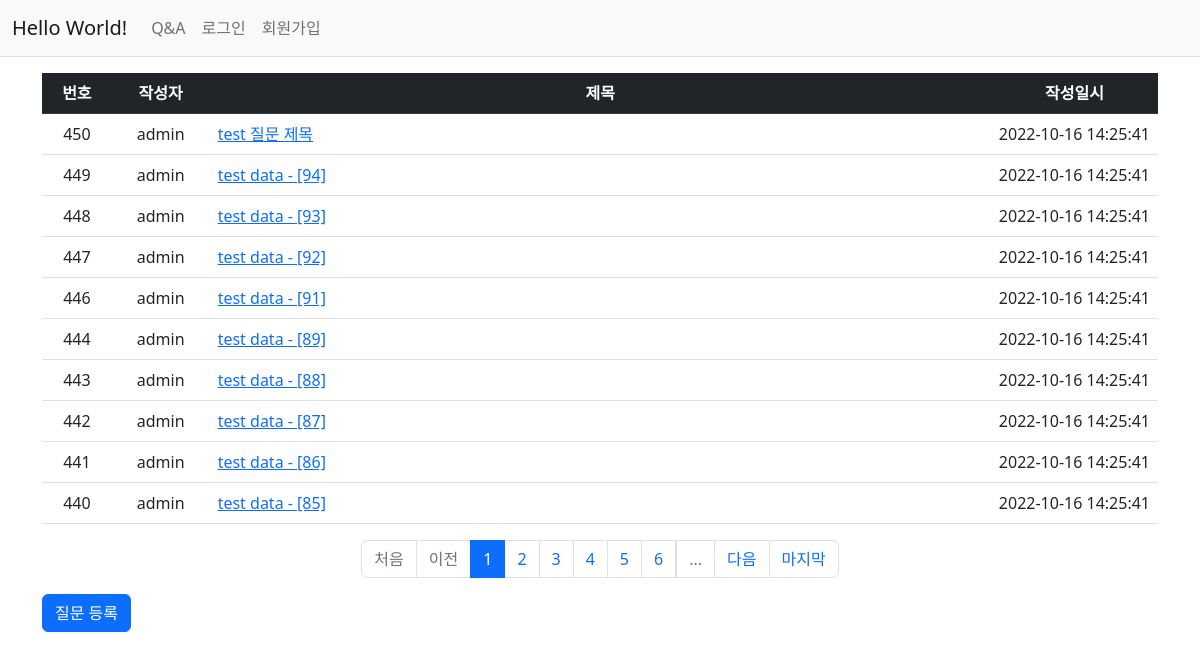
The app's page /board_qna/ with its own data.
### board_qna/models.py (models this page shows, shortened)
class Question(models.Model):
    user = models.ForeignKey(User, on_delete=models.SET_NULL, null=True, related_name='question_user')
    subject = models.CharField(max_length=200)
    content = models.TextField()
    date_create = models.DateTimeField()
    date_modify = models.DateTimeField(null=True, blank=True)  # null is for DB, blank is for validation
    voter = models.ManyToManyField(User, related_name='question_voter')

### board_qna/views/base.py (the view)
# urls.py: path('', base.index, name='index'),  # name parameter is to set name of url variable for template
def index(request):
    page = request.GET.get(key='page', default='1')  # get value of 'page' from HTTP Request
    question_list = Question.objects.order_by('-id')  # order by id desc
    paginator = Paginator(object_list=question_list, per_page=10)  # number of object per page
    page_obj = paginator.get_page(number=page)  # page to return
    total_pages = paginator.num_pages  # get number of total pages
    context = {'question_list': page_obj, 'total_pages': total_pages}  # total_page is for template filter
    return render(request=request, template_name='board_qna/question_list.html', context=context)

### board_qna/templatetags/board_qna_filter.py (called while the page is built)
@register.filter(name='sub')
def sub(value, arg):
    return value - arg

### templates/board_qna/question_list.html (shortened to what this page needs)
{% extends 'base.html' %}
{% load board_qna_filter %}
{% block content %}
<div class="container my-3 text-nowrap">
  <table class="table">
    <thead>
    <tr class="table-dark text-center" >
      <th>번호</th>
      <th>작성자</th>
      <th>제목</th>
      <th>작성일시</th>
    </tr>
    </thead>
    <tbody>
    {% if question_list %}
      {% for question in question_list %}
        <tr>
          <td class="text-center">{{ question.id }}</td>
          <td class="text-center">{{ question.user }}</td>
          <td width="70%">
            <a href="{% url 'board_qna:detail' question.id %}">{{ question.subject }}</a>
          </td>
          <td class="text-center" width="5%">{{ question.date_create|date:'Y-m-d H:i:s' }}</td>
        </tr>
      {% endfor %}
    {% else %}
      <tr>
        <td colspan="3">질문이 없습니다.</td>
      </tr>
    {% endif %}
    </tbody>
  </table>
  <ul class="pagination justify-content-center">
    {% if question_list.has_previous %}
      <li class="page-item">
        <a class="page-link" href="?page={{ question_list. }}">처음</a>
      </li>
    {% else %}
      <li class="page-item disabled">
        <a class="page-link" tabindex="-1" aria-disabled="true" href="#">처음</a>
      </li>
    {% endif %}
    {% if question_list.has_previous %}
      <li class="page-item">
        <a class="page-link" href="?page={{ question_list.previous_page_number }}">이전</a>
      </li>
    {% else %}
      <li class="page-item disabled">
        <a class="page-link" tabindex="-1" aria-disabled="true" href="#">이전</a>
      </li>
    {% endif %}
    {% for page_number in question_list.paginator.page_range %}
      {% if page_number >= question_list.number|add:-5 and page_number <= question_list.number|add:5 %}
        {% if page_number == question_list.number %}
          <li class="page-item active" aria-current="page">
            <a class="page-link" href="?page={{ page_number }}">{{ page_number }}</a>
          </li>
        {% else %}
          <li class="page-item">
            <a class="page-link" href="?page={{ page_number }}">{{ page_number }}</a>
          </li>
        {% endif %}
      {% endif %}
    {% endfor %}
    {% if total_pages|sub:question_list.number > 5 %}
      <li class="page-item page-link disabled">...</li>
    {% endif %}
    {% if question_list.has_next %}
      <li class="page-item">
        <a class="page-link" href="?page={{ question_list.next_page_number }}">다음</a>
      </li>
    {% else %}
      <li class="page-item disabled">
        <a class="page-link" tabindex="-1" aria-disabled="true" href="#">다음</a>
      </li>
    {% endif %}
    {% if question_list.has_next %}
      <li class="page-item">
        <a class="page-link" href="?page={{ total_pages }}">마지막</a>
      </li>
    {% else %}
      <li class="page-item disabled">
        <a class="page-link" tabindex="-1" aria-disabled="true" href="#">마지막</a>
      </li>
    {% endif %}
  </ul>
  <a href="{% url 'board_qna:question_create' %}" class="btn btn-primary">질문 등록</a>
</div>
{% endblock %}

### records on screen
Question: id "450", user "admin", subject "test 질문 제목", date_create "2022-10-16 14:25:41"
Question: id "449", user "admin", subject "test data - [94]", date_create "2022-10-16 14:25:41"
Question: id "448", user "admin", subject "test data - [93]", date_create "2022-10-16 14:25:41"
Question: id "447", user "admin", subject "test data - [92]", date_create "2022-10-16 14:25:41"
Question: id "446", user "admin", subject "test data - [91]", date_create "2022-10-16 14:25:41"
Question: id "444", user "admin", subject "test data - [89]", date_create "2022-10-16 14:25:41"
Question: id "443", user "admin", subject "test data - [88]", date_create "2022-10-16 14:25:41"
Question: id "442", user "admin", subject "test data - [87]", date_create "2022-10-16 14:25:41"
Question: id "441", user "admin", subject "test data - [86]", date_create "2022-10-16 14:25:41"
Question: id "440", user "admin", subject "test data - [85]", date_create "2022-10-16 14:25:41"

### other values on screen
{{ page_number }} "1"
{{ page_number }} "2" "3" "4" "5" "6"
